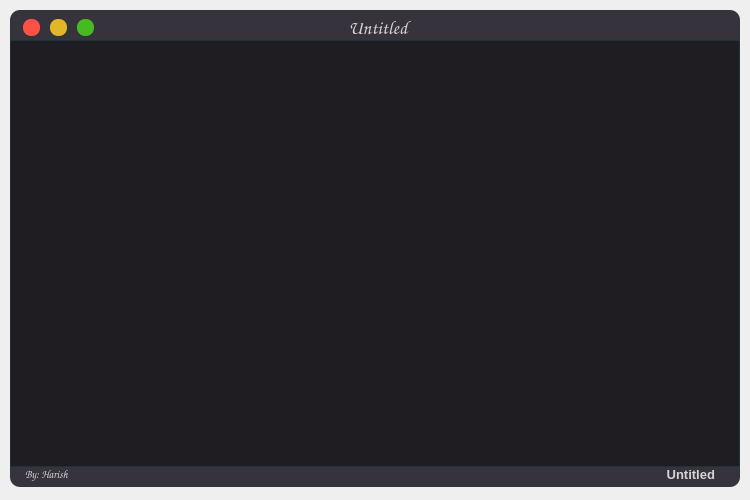
<?xml version="1.0" encoding="UTF-8"?>
<ui version="4.0">
 <class>MainWindow</class>
 <widget class="QMainWindow" name="MainWindow">
  <property name="geometry">
   <rect>
    <x>0</x>
    <y>0</y>
    <width>750</width>
    <height>500</height>
   </rect>
  </property>
  <property name="minimumSize">
   <size>
    <width>500</width>
    <height>300</height>
   </size>
  </property>
  <property name="windowTitle">
   <string>MainWindow</string>
  </property>
  <property name="styleSheet">
   <string notr="true">QScrollBar:vertical {
	width: 1px
}</string>
  </property>
  <widget class="QWidget" name="centralwidget">
   <property name="enabled">
    <bool>true</bool>
   </property>
   <layout class="QVBoxLayout" name="drop_shadow_layout">
    <property name="spacing">
     <number>0</number>
    </property>
    <property name="leftMargin">
     <number>10</number>
    </property>
    <property name="topMargin">
     <number>10</number>
    </property>
    <property name="rightMargin">
     <number>10</number>
    </property>
    <property name="bottomMargin">
     <number>13</number>
    </property>
    <item>
     <widget class="QFrame" name="drop_shadow_frame">
      <property name="font">
       <font>
        <family>Comic Sans MS</family>
        <pointsize>11</pointsize>
       </font>
      </property>
      <property name="styleSheet">
       <string notr="true">border-radius: 10px;
background-color: rgb(55, 51, 60);</string>
      </property>
      <property name="frameShape">
       <enum>QFrame::NoFrame</enum>
      </property>
      <property name="frameShadow">
       <enum>QFrame::Raised</enum>
      </property>
      <layout class="QVBoxLayout" name="verticalLayout">
       <property name="spacing">
        <number>0</number>
       </property>
       <property name="leftMargin">
        <number>0</number>
       </property>
       <property name="topMargin">
        <number>5</number>
       </property>
       <property name="rightMargin">
        <number>0</number>
       </property>
       <property name="bottomMargin">
        <number>5</number>
       </property>
       <item>
        <widget class="QFrame" name="title_bar">
         <property name="maximumSize">
          <size>
           <width>16777215</width>
           <height>25</height>
          </size>
         </property>
         <property name="styleSheet">
          <string notr="true">background-color: none</string>
         </property>
         <property name="frameShape">
          <enum>QFrame::NoFrame</enum>
         </property>
         <property name="frameShadow">
          <enum>QFrame::Raised</enum>
         </property>
         <layout class="QHBoxLayout" name="horizontalLayout">
          <property name="leftMargin">
           <number>0</number>
          </property>
          <property name="topMargin">
           <number>0</number>
          </property>
          <property name="rightMargin">
           <number>0</number>
          </property>
          <property name="bottomMargin">
           <number>0</number>
          </property>
          <item>
           <widget class="QFrame" name="frame_btns">
            <property name="maximumSize">
             <size>
              <width>100</width>
              <height>16777215</height>
             </size>
            </property>
            <property name="frameShape">
             <enum>QFrame::StyledPanel</enum>
            </property>
            <property name="frameShadow">
             <enum>QFrame::Raised</enum>
            </property>
            <layout class="QHBoxLayout" name="horizontalLayout_3">
             <property name="topMargin">
              <number>0</number>
             </property>
             <property name="bottomMargin">
              <number>0</number>
             </property>
             <item>
              <widget class="QPushButton" name="btn_close">
               <property name="minimumSize">
                <size>
                 <width>16</width>
                 <height>16</height>
                </size>
               </property>
               <property name="maximumSize">
                <size>
                 <width>17</width>
                 <height>17</height>
                </size>
               </property>
               <property name="font">
                <font>
                 <family>Comic Sans MS</family>
                 <pointsize>13</pointsize>
                 <weight>75</weight>
                 <bold>true</bold>
                </font>
               </property>
               <property name="styleSheet">
                <string notr="true">QPushButton {
	border: none;
	border-radius: 8px;
	background-color: rgb(253, 81, 67);
}

QPushButton:hover {
	background-color: rgba(254, 79, 69, 150);
}</string>
               </property>
               <property name="text">
                <string/>
               </property>
              </widget>
             </item>
             <item>
              <widget class="QPushButton" name="btn_max">
               <property name="minimumSize">
                <size>
                 <width>16</width>
                 <height>16</height>
                </size>
               </property>
               <property name="maximumSize">
                <size>
                 <width>17</width>
                 <height>17</height>
                </size>
               </property>
               <property name="font">
                <font>
                 <family>Comic Sans MS</family>
                 <pointsize>13</pointsize>
                 <weight>75</weight>
                 <bold>true</bold>
                </font>
               </property>
               <property name="styleSheet">
                <string notr="true">QPushButton {
	border: none;
	border-radius: 8px;
	background-color: rgb(224, 183, 40);
}

QPushButton:hover {
	background-color: rgba(226, 182, 29, 150);
}</string>
               </property>
               <property name="text">
                <string/>
               </property>
              </widget>
             </item>
             <item>
              <widget class="QPushButton" name="btn_min">
               <property name="minimumSize">
                <size>
                 <width>16</width>
                 <height>16</height>
                </size>
               </property>
               <property name="maximumSize">
                <size>
                 <width>17</width>
                 <height>17</height>
                </size>
               </property>
               <property name="font">
                <font>
                 <family>Comic Sans MS</family>
                 <pointsize>13</pointsize>
                 <weight>75</weight>
                 <italic>false</italic>
                 <bold>true</bold>
                 <underline>false</underline>
                 <kerning>false</kerning>
                </font>
               </property>
               <property name="styleSheet">
                <string notr="true">QPushButton {
	border: none;
	border-radius: 8px;
	background-color: rgb(71, 186, 34);
}

QPushButton:hover {
	background-color: rgba(79, 188, 35, 150);
}</string>
               </property>
               <property name="text">
                <string/>
               </property>
              </widget>
             </item>
            </layout>
           </widget>
          </item>
          <item>
           <widget class="QFrame" name="frame_title">
            <property name="frameShape">
             <enum>QFrame::StyledPanel</enum>
            </property>
            <property name="frameShadow">
             <enum>QFrame::Raised</enum>
            </property>
            <layout class="QHBoxLayout" name="horizontalLayout_2">
             <property name="spacing">
              <number>0</number>
             </property>
             <property name="leftMargin">
              <number>0</number>
             </property>
             <property name="topMargin">
              <number>0</number>
             </property>
             <property name="rightMargin">
              <number>0</number>
             </property>
             <property name="bottomMargin">
              <number>0</number>
             </property>
             <item>
              <widget class="QLabel" name="label_title">
               <property name="font">
                <font>
                 <family>Comic Sans MS</family>
                 <pointsize>14</pointsize>
                 <weight>75</weight>
                 <bold>true</bold>
                </font>
               </property>
               <property name="styleSheet">
                <string notr="true">color: rgb(213, 213, 213);

</string>
               </property>
               <property name="text">
                <string>Untitled</string>
               </property>
               <property name="alignment">
                <set>Qt::AlignCenter</set>
               </property>
              </widget>
             </item>
             <item>
              <widget class="QFrame" name="frame_fkeys">
               <property name="minimumSize">
                <size>
                 <width>100</width>
                 <height>32</height>
                </size>
               </property>
               <property name="maximumSize">
                <size>
                 <width>10</width>
                 <height>16777215</height>
                </size>
               </property>
               <property name="frameShape">
                <enum>QFrame::StyledPanel</enum>
               </property>
               <property name="frameShadow">
                <enum>QFrame::Raised</enum>
               </property>
               <widget class="QPushButton" name="btn_save">
                <property name="geometry">
                 <rect>
                  <x>227</x>
                  <y>11</y>
                  <width>0</width>
                  <height>0</height>
                 </rect>
                </property>
                <property name="maximumSize">
                 <size>
                  <width>0</width>
                  <height>0</height>
                 </size>
                </property>
                <property name="text">
                 <string/>
                </property>
                <property name="shortcut">
                 <string>Ctrl+S</string>
                </property>
               </widget>
               <widget class="QPushButton" name="btn_save_as">
                <property name="geometry">
                 <rect>
                  <x>154</x>
                  <y>11</y>
                  <width>0</width>
                  <height>0</height>
                 </rect>
                </property>
                <property name="maximumSize">
                 <size>
                  <width>0</width>
                  <height>0</height>
                 </size>
                </property>
                <property name="text">
                 <string/>
                </property>
                <property name="shortcut">
                 <string>Ctrl+Shift+S</string>
                </property>
               </widget>
               <widget class="QPushButton" name="btn_open">
                <property name="geometry">
                 <rect>
                  <x>82</x>
                  <y>11</y>
                  <width>0</width>
                  <height>0</height>
                 </rect>
                </property>
                <property name="maximumSize">
                 <size>
                  <width>0</width>
                  <height>0</height>
                 </size>
                </property>
                <property name="text">
                 <string/>
                </property>
                <property name="shortcut">
                 <string>Ctrl+O</string>
                </property>
               </widget>
               <widget class="QPushButton" name="btn_doc_close">
                <property name="geometry">
                 <rect>
                  <x>9</x>
                  <y>11</y>
                  <width>0</width>
                  <height>0</height>
                 </rect>
                </property>
                <property name="maximumSize">
                 <size>
                  <width>0</width>
                  <height>0</height>
                 </size>
                </property>
                <property name="text">
                 <string/>
                </property>
                <property name="shortcut">
                 <string>Ctrl+Shift+Backspace</string>
                </property>
               </widget>
              </widget>
             </item>
            </layout>
           </widget>
          </item>
         </layout>
        </widget>
       </item>
       <item>
        <widget class="QFrame" name="contents_bar">
         <property name="styleSheet">
          <string notr="true">background-color: none</string>
         </property>
         <property name="frameShape">
          <enum>QFrame::StyledPanel</enum>
         </property>
         <property name="frameShadow">
          <enum>QFrame::Raised</enum>
         </property>
         <layout class="QHBoxLayout" name="horizontalLayout_5">
          <property name="leftMargin">
           <number>0</number>
          </property>
          <property name="topMargin">
           <number>0</number>
          </property>
          <property name="rightMargin">
           <number>0</number>
          </property>
          <property name="bottomMargin">
           <number>0</number>
          </property>
          <item>
           <widget class="QTextEdit" name="textEdit">
            <property name="font">
             <font>
              <family>Consolas</family>
              <pointsize>15</pointsize>
             </font>
            </property>
            <property name="styleSheet">
             <string notr="true">color: rgba(0, 255, 255, 255);

border: 1px solid rgba(0, 255, 255, 25);

border-radius: 0px;

background-color: rgb(31, 29, 34);</string>
            </property>
           </widget>
          </item>
         </layout>
        </widget>
       </item>
       <item>
        <widget class="QFrame" name="credits_bar">
         <property name="maximumSize">
          <size>
           <width>16777215</width>
           <height>15</height>
          </size>
         </property>
         <property name="styleSheet">
          <string notr="true">background-color: none</string>
         </property>
         <property name="frameShape">
          <enum>QFrame::StyledPanel</enum>
         </property>
         <property name="frameShadow">
          <enum>QFrame::Raised</enum>
         </property>
         <layout class="QHBoxLayout" name="horizontalLayout_4">
          <property name="spacing">
           <number>0</number>
          </property>
          <property name="leftMargin">
           <number>15</number>
          </property>
          <property name="topMargin">
           <number>0</number>
          </property>
          <property name="rightMargin">
           <number>0</number>
          </property>
          <property name="bottomMargin">
           <number>0</number>
          </property>
          <item>
           <widget class="QFrame" name="credits_label_frame">
            <property name="frameShape">
             <enum>QFrame::StyledPanel</enum>
            </property>
            <property name="frameShadow">
             <enum>QFrame::Raised</enum>
            </property>
            <layout class="QHBoxLayout" name="horizontalLayout_6">
             <property name="spacing">
              <number>0</number>
             </property>
             <property name="leftMargin">
              <number>0</number>
             </property>
             <property name="topMargin">
              <number>0</number>
             </property>
             <property name="rightMargin">
              <number>0</number>
             </property>
             <property name="bottomMargin">
              <number>0</number>
             </property>
             <item>
              <widget class="QLabel" name="label_credits">
               <property name="font">
                <font>
                 <family>Comic Sans MS</family>
                 <pointsize>8</pointsize>
                 <weight>75</weight>
                 <bold>true</bold>
                </font>
               </property>
               <property name="styleSheet">
                <string notr="true">color: rgb(213, 213, 213);
</string>
               </property>
               <property name="text">
                <string>By: Harish</string>
               </property>
              </widget>
             </item>
             <item>
              <widget class="QFrame" name="frame_status">
               <property name="font">
                <font>
                 <family>Comic Sans MS</family>
                 <pointsize>10</pointsize>
                 <weight>75</weight>
                 <bold>true</bold>
                </font>
               </property>
               <property name="styleSheet">
                <string notr="true">color: rgb(85, 255, 255);</string>
               </property>
               <property name="frameShape">
                <enum>QFrame::NoFrame</enum>
               </property>
               <property name="frameShadow">
                <enum>QFrame::Raised</enum>
               </property>
               <layout class="QHBoxLayout" name="horizontalLayout_7">
                <property name="leftMargin">
                 <number>0</number>
                </property>
                <property name="topMargin">
                 <number>0</number>
                </property>
                <property name="rightMargin">
                 <number>0</number>
                </property>
                <property name="bottomMargin">
                 <number>0</number>
                </property>
                <item>
                 <widget class="QLabel" name="label_status">
                  <property name="font">
                   <font>
                    <pointsize>10</pointsize>
                    <weight>75</weight>
                    <italic>false</italic>
                    <bold>true</bold>
                    <underline>false</underline>
                   </font>
                  </property>
                  <property name="styleSheet">
                   <string notr="true">color: rgb(213, 213, 213);
</string>
                  </property>
                  <property name="text">
                   <string>Untitled</string>
                  </property>
                  <property name="alignment">
                   <set>Qt::AlignRight|Qt::AlignTrailing|Qt::AlignVCenter</set>
                  </property>
                 </widget>
                </item>
               </layout>
              </widget>
             </item>
            </layout>
           </widget>
          </item>
          <item>
           <widget class="QFrame" name="frame_grip">
            <property name="maximumSize">
             <size>
              <width>25</width>
              <height>16777215</height>
             </size>
            </property>
            <property name="frameShape">
             <enum>QFrame::StyledPanel</enum>
            </property>
            <property name="frameShadow">
             <enum>QFrame::Raised</enum>
            </property>
           </widget>
          </item>
         </layout>
        </widget>
       </item>
      </layout>
     </widget>
    </item>
   </layout>
  </widget>
 </widget>
 <resources/>
 <connections/>
</ui>
